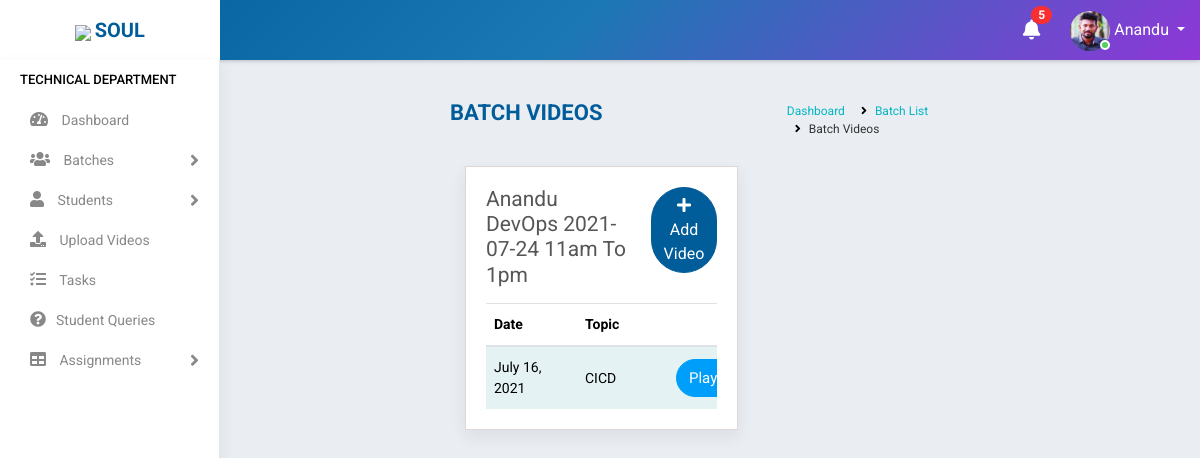
Screenshot of /trainer/batch_content_list/6 (signed in) with the database file from the repository.
### accounts/models.py (models this page shows, shortened)
class Staff(models.Model):
    value= (
    ('1', 'Operations'),
    ('2', 'Sales'),
    ('3', 'Trainer'),
    ('4', 'Admin'),
    )
    state = (
    ('Andhra Pradesh','Andhra Pradesh'),
    ('Arunachal Pradesh','Arunachal Pradesh'),
    ('Assam','Assam'),
    ('Bihar','Bihar'),
    ('Chhattisgarh','Chattisgarh'),
    ('Goa','Goa'),
    ('Gujarat','Gujarat'),
    ('Haryana','Haryana'),
    ('Himachal Pradesh','Himachal Pradesh'),
    ('Jharkhand','Jharkhand'),
    ('Karnataka','Karnataka'),
    ('Kerala','Kerala'),
    ('Madhya Pradesh','Madhya Pradesh'),
    ('Maharashtra','Maharashtra'),
    ('Manipur','Manipur'),
    ('Meghalaya','Meghalaya'),
    ('Mizoram','Mizoram'),
    ('Nagaland','Nagaland'),
    ('Odisha','Odisha'),
    ('Rajasthan','Rajasthan'),
    ('Sikkim','Sikkim'),
    ('Tamil Nadu','Tamil Nadu'),
    ('Telangana','Telangana'),
    ('Tripura','Tripura'),
    ('Uttar Pradesh','Uttar Pradesh'),
    ('Uttarakhand','Uttarakhand'),
    ('West Bengal','West Bengal')
    )
    groups = (
        ('AB+', 'AB+'),
        ('AB-', 'AB-'),
        ('A+', 'A+'),
        ('A-', 'A-'),
        ('B+', 'B+'),
        ('B-', 'B-'),
        ('O+', 'O+'),
        ('O-', 'O-'),
        )
    user = models.OneToOneField(User,on_delete=models.CASCADE,null=True,blank=True)
    name = models.CharField(max_length=100,null=True, blank=True)
    empid = models.CharField(max_length=100,null=True, blank=True)
    mobile = models.CharField(max_length=10,null=True, blank=True)
    email = models.EmailField(max_length=200,null=True, blank=True)
    sex = models.CharField(max_length=10,null=True,choices=(('Male','Male'),('Female','Female')), blank=True)
    dob = models.DateField(null=True, blank=True)
    doj = models.DateField(null=True, blank=True)
    blood_group = models.CharField(max_length=100,null=True, blank=True,choices=groups)
    house = models.CharField(max_length=100,null=True, blank=True)
    street =models.CharField(max_length=100,null=True, blank=True)
    street2 =models.CharField(max_length=100,null=True, blank=True)
    city = models.CharField(max_length=100,null=True, blank=True)
    state = models.CharField(max_length=100,null=True,choices=state, blank=True)
    stype = models.CharField(max_length=100,null=True,choices=value, blank=True)
    status = models.CharField(max_length=20,choices=(('Active','Active'),('Inactive','Inactive')),default='Active')
    profile_pic = models.ImageField(null=True, blank=True,default="student.jpg")
    def __str__(self):
        return self.name

class Batch(models.Model):
    mod_value= [
    ('1', 'Weekday'),
    ('2', 'Weekend')
    ]
    status_value= [
        ('Yet to start', 'Yet to start'),
        ('Ongoing', 'Ongoing'),
        ('Completed', 'Completed'),
    ]
    subject = models.ForeignKey(Courses,on_delete=models.CASCADE,null=True,blank=True)
    trainer = models.ForeignKey(Staff,on_delete=models.CASCADE,null=True,limit_choices_to={'stype':"3"},blank=True)
    timing = models.CharField(max_length=100, null=True,blank=True)
    start_date = models.DateField(null=True,blank=True)
    end_date = models.DateField(null=True,blank=True)
    link = models.CharField(max_length=1000,null=True,blank=True)
    passcode = models.CharField(max_length=100,null=True,blank=True,default="N/A")
    mode = models.CharField(max_length=100,choices=mod_value,default=1,blank=True)
    status = models.CharField(max_length=100,choices=status_value,blank=True,default="Yet to start")
    def __str__(self):
        return "%s %s %s %s" %(self.trainer , self.subject , self.start_date , self.timing)

class Courses(models.Model):
    name = models.CharField(max_length=300,null=True)
    fee = models.CharField(max_length=6)
    link = models.CharField(max_length=1000,null=True, blank=True)
    pic = models.ImageField(null=True, blank=True)
    def __str__(self):
        return self.name

class BatchData(models.Model):
    batch = models.ForeignKey(Batch,on_delete=models.CASCADE,null=True,blank=True)
    topic = models.CharField(max_length=100,null=True, blank=True)
    link = models.CharField(max_length=1000,null=True, blank=True)
    datecreated = models.DateField(null=True,blank=True,auto_now_add=True)

### accounts/views.py (the view)
# urls.py: path('trainer/batch_content_list/<id>', BatchContentList.as_view(),name='batch_content_list'),
class BatchContentList(View):
    def get(self, request,id):
        user=request.user
        if user.is_authenticated:
            note = Notification.objects.filter(receiver=user).filter(status="Not Read").order_by('-datetime')
            no_count = note.count()
            try:
                s = Staff.objects.get(user=user)
                if s.stype == "3":
                    batch = Batch.objects.get(id=id)
                    batch_data = BatchData.objects.filter(batch=batch)
                    return render(request,'accounts/video_list.html',{'batch_data':batch_data,'no_count':no_count,'note':note,'batch':batch,'s':s})
                else:
                    return redirect('home')
            except:
                return redirect('home')
        else:
            return redirect('logout')

### accounts/templates/accounts/video_list.html (shortened to what this page needs)
{% extends 'accounts/main.html' %}
    {% block content %}
<div class="main-wrapper">
    {% include 'accounts/navbar.html' %}
    {% include 'accounts/sidebar_trainer.html' %}
    <div class="page-wrapper">
        <div class="content container-fluid">
            <div class="page-header">
                <div class="row">
                    <div class="col-lg-7 col-md-12 col-sm-12 col-12">
                        <h5 class="text-uppercase">Batch Videos</h5>
                    </div>
                    <div class="col-lg-5 col-md-12 col-sm-12 col-12">
                        <ul class="list-inline breadcrumb float-right">
                            <li class="list-inline-item"><a href="{% url 'home' %}">Dashboard</a></li>
                            <li class="list-inline-item"><a href="{% url 'active_batch_list' %}">Batch List</a></li>
                            <li class="list-inline-item">Batch Videos</li>
                        </ul>
                    </div>
                </div>
            </div>
            <div class="col-md-7 col-12">
            <div class="content-page">
                <div class="row">
                    <div class="col-sm-8 col-5">
                        <h4 class="page-title">{{batch}}</h4>
                    </div>
                    <div class="col-sm-4 col-7 text-right m-b-30">
                        <a href="{% url 'batch_content' batch.id  %}" class="btn btn-primary btn-rounded float-right">
                            <i class="fas fa-plus"></i> Add Video</a>
                    </div>
                </div>
                {% include 'accounts/mini/video_list.html' %}
                                    </div>
            </div>
        </div>
    </div>
</div>
{% endblock %}

### accounts/templates/accounts/navbar.html (shortened to what this page needs)
<div class="header">
    <div class="header-left">
        <a href="https://www.teqstories.com" class="logo">
            <img src="https://www.teqstories.com/assets/images/Blue.png" style="height: 40px;width:auto;">
            <span class="text-uppercase"><b>Soul</b></span>
        </a>
    </div>
    <div class="page-title-box float-left">
    </div>
    <ul class="nav user-menu float-right">
        {% include 'accounts/mini/notify.html' %}
        <li class="nav-item dropdown has-arrow">
            <a href="#" class="dropdown-toggle nav-link user-link" data-toggle="dropdown">
                <span class="user-img">
                    {% if request.user.staff.profile_pic %}
                    <img class="rounded-circle" src="{{request.user.staff.profile_pic.url}}" width="40" height="40" alt="Admin">
                    {% endif %}
                    <span class="status online"></span></span>
                <span>{{request.user.staff.name|title}}</span>
            </a>
        </li>
    </ul>
</div>

### accounts/templates/accounts/mini/video_list.html (shortened to what this page needs)
<div class="table-responsive">
    <table class="table table-striped custom-table">
        <thead>
            <tr>
                <th style="min-width:91px;">Date</th>
                <th style="min-width:91px;">Topic</th>
                <th></th>
            </tr>
        </thead>
        <tbody>
            {% for i in batch_data %}
            <tr>
                <td>{{i.datecreated}}</td>
                <td>{{i.topic}}</td>
                <td><a href="{% url 'videoplayer' i.id %}" class="btn btn-info"
                        style="border-radius: 80px 80px 80px 80px ;color: white">
                        <span style="font-size:15px">Play&nbsp;&nbsp;</span></a></td>
            </tr>
            {% endfor %}
        </tbody>
    </table>
</div>

### rows the page displays
Batch: trainer+subject+start_date "Anandu DevOps 2021-07-24 11am To 1pm"
BatchData: datecreated "July 16, 2021", topic "CICD"

### other values shown
{{ no_count }} "5"
{{ request.user.staff.name|title }} "Anandu"
